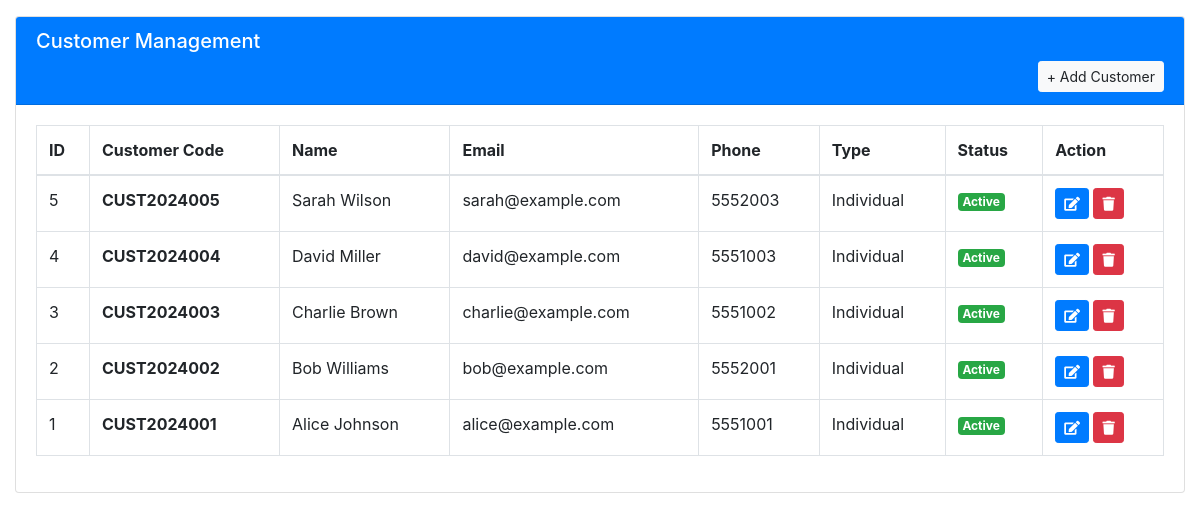
The app's page /customer_list.php with its own data.
### tables this page shows
CREATE TABLE customers (
    id INT PRIMARY KEY AUTO_INCREMENT,
    customer_code VARCHAR(50) UNIQUE NOT NULL,
    firstname VARCHAR(100) NOT NULL,
    lastname VARCHAR(100) NOT NULL,
    email VARCHAR(100) UNIQUE,
    phone VARCHAR(20) NOT NULL,
    address TEXT NOT NULL,
    city VARCHAR(100),
    state VARCHAR(100),
    zip_code VARCHAR(20),
    country VARCHAR(100) DEFAULT 'USA',
    customer_type ENUM('individual', 'business') DEFAULT 'individual',
    company_name VARCHAR(200),
    tax_id VARCHAR(50),
    notes TEXT,
    total_parcels INT DEFAULT 0,
    total_spent DECIMAL(10,2) DEFAULT 0,
    status TINYINT DEFAULT 1,
    date_created DATETIME DEFAULT CURRENT_TIMESTAMP,
    created_by INT,
    FOREIGN KEY (created_by) REFERENCES users(id) ON DELETE SET NULL
);

### customer_list.php (the view, shortened to what this page needs)
<?php
require_once 'db_connect.php';
?>
<!DOCTYPE html>
<html>
<head>
    <link rel="stylesheet" href="https://cdn.jsdelivr.net/npm/bootstrap@4.5.2/dist/css/bootstrap.min.css">
    <link rel="stylesheet" href="https://cdnjs.cloudflare.com/ajax/libs/font-awesome/5.15.4/css/all.min.css">
</head>
<body>
<div class="container-fluid mt-3">
    <div class="card">
        <div class="card-header bg-primary text-white">
            <h5>Customer Management</h5>
            <a href="?page=new_customer" class="btn btn-light btn-sm float-right">+ Add Customer</a>
        </div>
        <div class="card-body">
            <table class="table table-bordered">
                <thead>
                    <tr>
                        <th>ID</th>
                        <th>Customer Code</th>
                        <th>Name</th>
                        <th>Email</th>
                        <th>Phone</th>
                        <th>Type</th>
                        <th>Status</th>
                        <th>Action</th>
                    </tr>
                </thead>
                <tbody>
                    <?php
                    $qry = $conn->query("SELECT * FROM customers ORDER BY id DESC");
                    while($row = $qry->fetch_assoc()):
                    ?>
                    <tr>
                        <td><?php echo $row['id']; ?></td>
                        <td><strong><?php echo $row['customer_code']; ?></strong></td>
                        <td><?php echo $row['firstname'].' '.$row['lastname']; ?></td>
                        <td><?php echo $row['email'] ?: 'N/A'; ?></td>
                        <td><?php echo $row['phone']; ?></td>
                        <td><?php echo ucfirst($row['customer_type']); ?></td>
                        <td>
                            <?php if($row['status'] == 1): ?>
                                <span class="badge badge-success">Active</span>
                            <?php else: ?>
                                <span class="badge badge-danger">Inactive</span>
                            <?php endif; ?>
                        </td>
                        <td>
                            <a href="?page=edit_customer&id=<?php echo $row['id']; ?>" class="btn btn-primary btn-sm">
                                <i class="fa fa-edit"></i>
                            </a>
                            <button class="btn btn-danger btn-sm delete-btn" data-id="<?php echo $row['id']; ?>">
                                <i class="fa fa-trash"></i>
                            </button>
                        </td>
                    </tr>
                    <?php endwhile; ?>
                </tbody>
            </table>
        </div>
    </div>
</div>
</body>
</html>

### records on screen
customers: id "5", customer_code "CUST2024005", firstname "Sarah", lastname "Wilson", email "sarah@example.com", phone "5552003", customer_type "Individual", status "Active"
customers: id "4", customer_code "CUST2024004", firstname "David", lastname "Miller", email "david@example.com", phone "5551003", customer_type "Individual", status "Active"
customers: id "3", customer_code "CUST2024003", firstname "Charlie", lastname "Brown", email "charlie@example.com", phone "5551002", customer_type "Individual", status "Active"
customers: id "2", customer_code "CUST2024002", firstname "Bob", lastname "Williams", email "bob@example.com", phone "5552001", customer_type "Individual", status "Active"
customers: id "1", customer_code "CUST2024001", firstname "Alice", lastname "Johnson", email "alice@example.com", phone "5551001", customer_type "Individual", status "Active"
